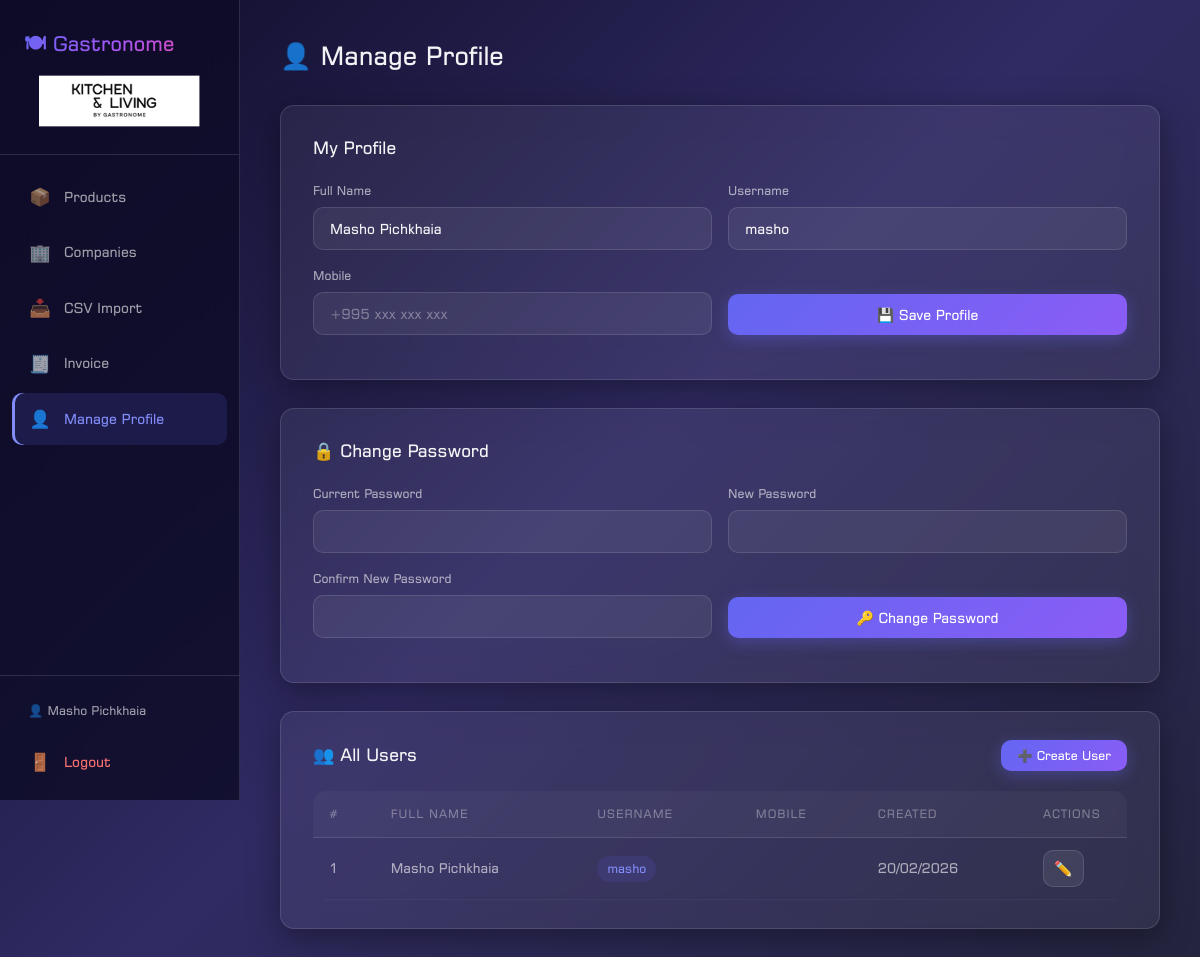
The app's page /profile.php (signed in) with its own data.
### tables this page shows
CREATE TABLE `users` (
  `id` int(11) NOT NULL AUTO_INCREMENT,
  `full_name` varchar(100) NOT NULL,
  `username` varchar(50) NOT NULL,
  `mobile` varchar(30) DEFAULT '',
  `password` varchar(255) NOT NULL,
  `created_at` timestamp NOT NULL DEFAULT current_timestamp(),
  `updated_at` timestamp NOT NULL DEFAULT current_timestamp() ON UPDATE current_timestamp(),
  PRIMARY KEY (`id`),
  UNIQUE KEY `username` (`username`)
);

### profile.php (the view, shortened to what this page needs)
<?php
$db = getDB();
$currentUserId = $_SESSION['user_id'] ?? 0;
$stmt = $db->prepare('SELECT id, full_name, username, mobile FROM users WHERE id = :id');
$stmt->execute([':id' => $currentUserId]);
$currentUser = $stmt->fetch();
$allUsers = $db->query('SELECT id, full_name, username, mobile, created_at FROM users ORDER BY created_at ASC')->fetchAll();
require_once __DIR__ . '/includes/header.php';
?>
<div class="page-header">
    <h1>👤 Manage Profile</h1>
</div>
<div class="glass-card" style="padding:28px 32px; margin-bottom:28px;">
    <h2 style="font-size:1.15rem; font-weight:700; margin-bottom:20px;">My Profile</h2>
    <form id="profileForm">
        <div class="form-row">
            <div class="form-group">
                <label for="profileFullName">Full Name</label>
                <input type="text" id="profileFullName" class="glass-input"
                    value="<?php echo htmlspecialchars($currentUser['full_name']); ?>" required>
            </div>
            <div class="form-group">
                <label for="profileUsername">Username</label>
                <input type="text" id="profileUsername" class="glass-input"
                    value="<?php echo htmlspecialchars($currentUser['username']); ?>" required>
            </div>
        </div>
        <div class="form-row">
            <div class="form-group">
                <label for="profileMobile">Mobile</label>
                <input type="text" id="profileMobile" class="glass-input"
                    value="<?php echo htmlspecialchars($currentUser['mobile'] ?? ''); ?>"
                    placeholder="+995 xxx xxx xxx">
            </div>
            <div class="form-group" style="display:flex;align-items:flex-end;">
                <button type="submit" class="btn btn-primary" style="width:100%;">💾 Save Profile</button>
            </div>
        </div>
    </form>
</div>
<div class="glass-card" style="padding:28px 32px; margin-bottom:28px;">
    <h2 style="font-size:1.15rem; font-weight:700; margin-bottom:20px;">🔒 Change Password</h2>
    <form id="passwordForm">
        <div class="form-row">
            <div class="form-group">
                <label for="currentPassword">Current Password</label>
                <input type="password" id="currentPassword" class="glass-input" required>
            </div>
            <div class="form-group">
                <label for="newPassword">New Password</label>
                <input type="password" id="newPassword" class="glass-input" required minlength="4">
            </div>
        </div>
        <div class="form-row">
            <div class="form-group">
                <label for="confirmPassword">Confirm New Password</label>
                <input type="password" id="confirmPassword" class="glass-input" required minlength="4">
            </div>
            <div class="form-group" style="display:flex;align-items:flex-end;">
                <button type="submit" class="btn btn-primary" style="width:100%;">🔑 Change Password</button>
            </div>
        </div>
    </form>
</div>
<div class="glass-card" style="padding:28px 32px;">
    <div style="display:flex;justify-content:space-between;align-items:center;margin-bottom:20px;">
        <h2 style="font-size:1.15rem; font-weight:700;">👥 All Users</h2>
        <button class="btn btn-sm btn-primary" id="addUserBtn">➕ Create User</button>
    </div>
    <div class="table-wrapper">
        <table class="data-table" id="usersTable">
            <thead>
                <tr>
                    <th>#</th>
                    <th>Full Name</th>
                    <th>Username</th>
                    <th>Mobile</th>
                    <th>Created</th>
                    <th style="width:100px;">Actions</th>
                </tr>
            </thead>
            <tbody id="usersTableBody">
                <?php foreach ($allUsers as $i => $u): ?>
                    <tr data-id="<?php echo $u['id']; ?>">
                        <td>
                            <?php echo $i + 1; ?>
                        </td>
                        <td>
                            <?php echo htmlspecialchars($u['full_name']); ?>
                        </td>
                        <td><span class="qty-badge">
                                <?php echo htmlspecialchars($u['username']); ?>
                            </span></td>
                        <td>
                        </td>
                        <td class="text-muted nowrap">
                            <?php echo date('d/m/Y', strtotime($u['created_at'])); ?>
                        </td>
                        <td class="nowrap">
                            <button class="btn btn-icon btn-sm btn-secondary edit-user-btn" title="Edit"
                                data-id="<?php echo $u['id']; ?>"
                                data-fullname="<?php echo htmlspecialchars($u['full_name']); ?>"
                                data-username="<?php echo htmlspecialchars($u['username']); ?>"
                                data-mobile="<?php echo htmlspecialchars($u['mobile'] ?? ''); ?>">
                                ✏️
                            </button>
                        </td>
                    </tr>
                <?php endforeach; ?>
            </tbody>
        </table>
    </div>
</div>
</main>
</body>
</html>

### css/style.css (style rules this page uses)
:root { --bg-gradient-start: #0f0c29; --bg-gradient-mid: #302b63; --bg-gradient-end: #24243e; --glass-bg: rgba(255, 255, 255, 0.06); --glass-border: rgba(255, 255, 255, 0.12); --glass-shadow: 0 8px 32px rgba(0, 0, 0, 0.37); --glass-blur: 16px; --text-primary: rgba(255, 255, 255, 0.95); --text-secondary: rgba(255, 255, 255, 0.6); --text-muted: rgba(255, 255, 255, 0.35); --accent: #818cf8; --accent-hover: #6366f1; --accent-glow: rgba(99, 102, 241, 0.4); --success: #34d399; --success-bg: rgba(52, 211, 153, 0.12); --danger: #f87171; --danger-bg: rgba(248, 113, 113, 0.12); --warning: #fbbf24; --warning-bg: rgba(251, 191, 36, 0.12); --radius: 14px; --radius-sm: 10px; --radius-xs: 6px; --sidebar-width: 240px; --transition: all 0.3s cubic-bezier(0.4, 0, 0.2, 1); --font: 'GastroFont', 'Inter', -apple-system, BlinkMacSystemFont, 'Segoe UI', sans-serif; }
*, *::before, *::after { box-sizing: border-box; margin: 0; padding: 0; }
html { font-size: 15px; scroll-behavior: smooth; }
body { font-family: var(--font); color: var(--text-primary); background: linear-gradient(135deg, var(--bg-gradient-start), var(--bg-gradient-mid), var(--bg-gradient-end)); background-attachment: fixed; min-height: 100vh; line-height: 1.6; -webkit-font-smoothing: antialiased; -moz-osx-font-smoothing: grayscale; }
.glass-card { background: var(--glass-bg); backdrop-filter: blur(var(--glass-blur)); -webkit-backdrop-filter: blur(var(--glass-blur)); border: 1px solid var(--glass-border); border-radius: var(--radius); box-shadow: var(--glass-shadow); transition: var(--transition); }
.page-header { display: flex; align-items: center; justify-content: space-between; flex-wrap: wrap; gap: 16px; margin-bottom: 28px; }
.page-header h1 { font-size: 1.7rem; font-weight: 700; color: var(--text-primary); }
.glass-input, .glass-select, .glass-textarea { width: 100%; padding: 12px 16px; background: rgba(255, 255, 255, 0.06); border: 1px solid rgba(255, 255, 255, 0.12); border-radius: var(--radius-sm); color: var(--text-primary); font-family: var(--font); font-size: 0.93rem; outline: none; transition: var(--transition); }
.glass-input::placeholder, .glass-textarea::placeholder { color: var(--text-muted); }
.btn { display: inline-flex; align-items: center; justify-content: center; gap: 8px; padding: 12px 24px; border: none; border-radius: var(--radius-sm); font-family: var(--font); font-size: 0.93rem; font-weight: 600; cursor: pointer; transition: var(--transition); text-decoration: none; white-space: nowrap; }
.btn-primary { background: linear-gradient(135deg, #6366f1, #8b5cf6); color: #fff; box-shadow: 0 4px 15px rgba(99, 102, 241, 0.35); }
.btn-secondary { background: rgba(255, 255, 255, 0.08); color: var(--text-primary); border: 1px solid var(--glass-border); }
.btn-sm { padding: 8px 16px; font-size: 0.82rem; }
.btn-icon { padding: 8px 10px; font-size: 1rem; }
.table-wrapper { overflow-x: auto; border-radius: var(--radius); }
.data-table { width: 100%; border-collapse: collapse; }
.data-table thead th { padding: 14px 16px; text-align: left; font-size: 0.78rem; font-weight: 600; text-transform: uppercase; letter-spacing: 0.08em; color: var(--text-muted); border-bottom: 1px solid var(--glass-border); background: rgba(255, 255, 255, 0.03); white-space: nowrap; }
.data-table tbody tr { transition: var(--transition); }
.data-table td { padding: 12px 16px; font-size: 0.9rem; color: var(--text-secondary); border-bottom: 1px solid rgba(255, 255, 255, 0.04); vertical-align: middle; }
.data-table td.nowrap { white-space: nowrap; }
.data-table td .qty-badge { display: inline-block; padding: 3px 10px; border-radius: 20px; font-size: 0.82rem; font-weight: 600; background: rgba(99, 102, 241, 0.12); color: var(--accent); }
.text-muted { color: var(--text-muted); }
.form-group { margin-bottom: 16px; }
.form-group label { display: block; margin-bottom: 6px; font-size: 0.82rem; font-weight: 500; color: var(--text-secondary); }
.form-row { display: grid; grid-template-columns: 1fr 1fr; gap: 16px; }

### records on screen
users: full_name "Masho Pichkhaia", username "masho", created_at "20/02/2026"

### other values on screen
$_SESSION['user_name'] "Masho Pichkhaia"
